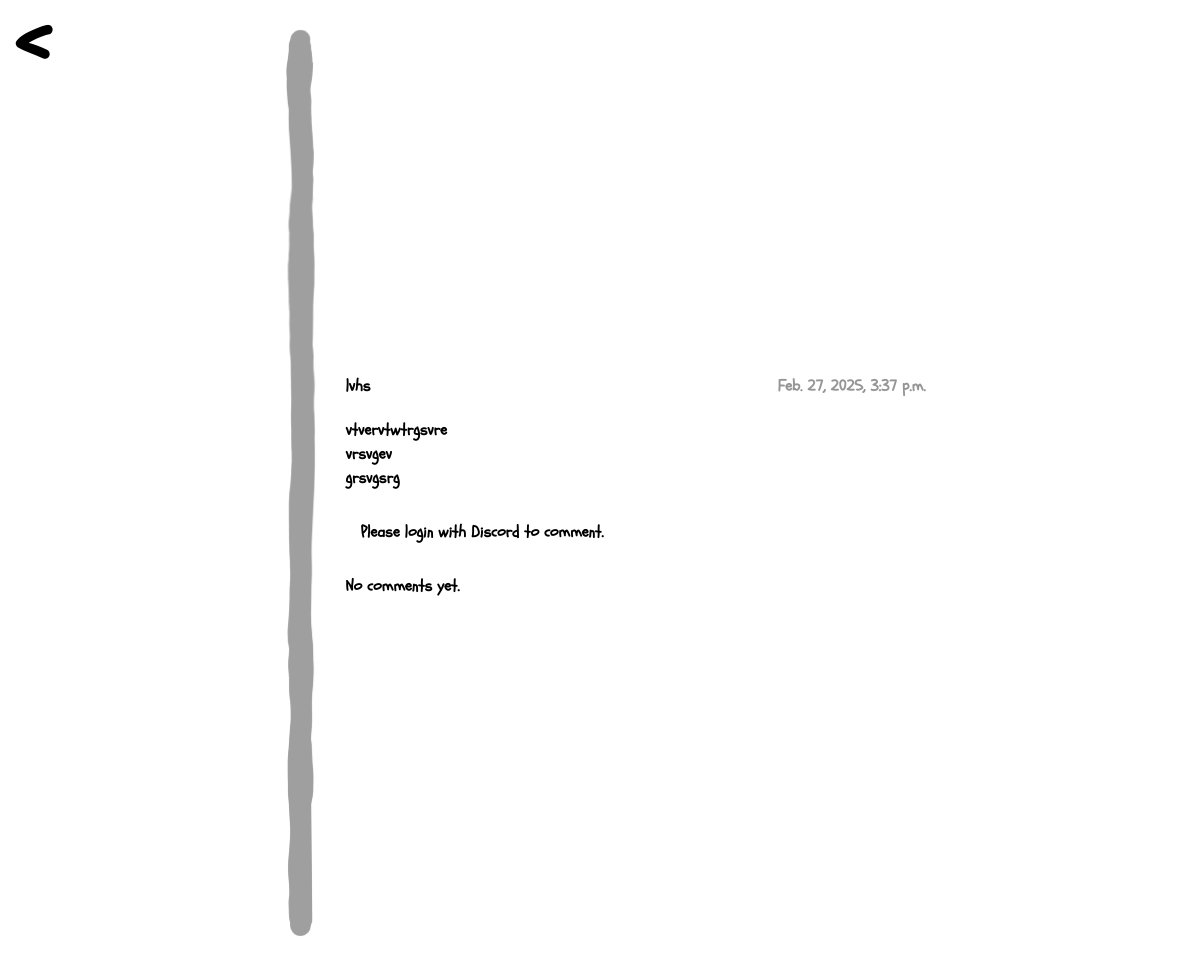
The app's page /12/ with its own data.
### mim/models.py (models this page shows, shortened)
class MIM(models.Model):
    meme_id = models.AutoField(primary_key=True)
    user = models.ForeignKey(User, on_delete=models.CASCADE)
    file = models.FileField(upload_to='memes/')
    uploaded_at = models.DateTimeField(auto_now_add=True)
    likes = models.IntegerField(default=0)
    dislikes = models.IntegerField(default=0)
    description = models.TextField(blank=True, null=True)
    avatar = models.URLField(max_length=200, blank=True, null=True)

### mim/views.py (the view, shortened to what this page needs)
# urls.py: path('<int:meme_id>/', views.meme_detail, name='meme_detail'),
def meme_detail(request, meme_id):
    meme = MIM.objects.get(meme_id=meme_id)
    file_path = meme.file.path
    is_video = meme.file.name.lower().endswith('.mp4')
    width, height = get_meme_dimensions(file_path) if os.path.exists(file_path) else (0, 0)
    format_class = 'square'
    if width > 0 and height > 0:
        aspect_ratio = width / height
        if aspect_ratio > 4:
            format_class = 'wide-low'
        else:
            if aspect_ratio > 1.2:
                format_class = 'horizontal-image'
            elif aspect_ratio < 0.8:
                format_class = 'vertical-image'
            else:
                format_class = 'square'
    if request.method == 'POST':
        if not request.user.is_authenticated:
            return redirect('/login/discord/?next=' + request.path)
        form = CommentForm(request.POST)
        if form.is_valid():
            comment = form.save(commit=False)
            comment.meme = meme
            comment.user = request.user
            try:
                social = request.user.social_auth.filter(provider='discord').first()
                if social:
                    discord_data = social.extra_data
                    user_id = discord_data.get('id')
                    avatar_hash = discord_data.get('avatar')
                    print(f"Discord data: {discord_data}")
                    if user_id and avatar_hash:
                        comment.avatar = f"https://cdn.discordapp.com/avatars/{user_id}/{avatar_hash}.png?size=128"
                    else:
                        comment.avatar = ''
                else:
                    print("No Discord social auth found for user")
                    comment.avatar = ''
            except Exception as e:
                print(f"Error fetching avatar: {e}")
                comment.avatar = ''
            comment.save()
            return redirect('mim:meme_detail', meme_id=meme_id)
    else:
        form = CommentForm()
    comments = Comment.objects.filter(meme=meme).order_by('-created_at')
    return render(request, 'mim/mim_info.html', {'meme': meme, 'format_class': format_class, 'form': form, 'comments': comments})

### mim/views.py (called while the page is built)
def get_meme_dimensions(file_path):
    try:
        if file_path.lower().endswith('.mp4'):
            cap = cv2.VideoCapture(file_path)
            width = int(cap.get(cv2.CAP_PROP_FRAME_WIDTH))
            height = int(cap.get(cv2.CAP_PROP_FRAME_HEIGHT))
            cap.release()
        else:
            with Image.open(file_path) as img:
                width, height = img.size
        return width, height
    except Exception as e:
        logger.error(f"Error getting dimensions for {file_path}: {e}")
        return 0, 0

### mim/templates/mim/mim_info.html (shortened to what this page needs)
{% extends "mim/base.html" %}
{% load static %}
{% block content %}
    <div class="page" id="page">
        <main class="main mim-info">
            <p><a href="{% url 'mim:memes' %}" id="back-to-memes"><</a></p>
            <div class="mim_info">
                <div class="mim-detail-container">
                    {% if meme.file.name|lower|slice:"-4:" == '.mp4' %}
                        <div class="mim-info-mp4 {{ format_class }}">
                            <video autoplay loop muted class="mp4" style="width: 100%; height: 100%;">
                                <source src="{{ meme.file.url }}" type="video/mp4">
                            </video>
                        </div>
                    {% else %}
                        <div class="mim-info-img {{ format_class }}">
                            <img src="{{ meme.file.url }}" alt="can't be loaded" class="img" style="width: 100%; height: 100%;">
                        </div>
                    {% endif %}
                    <div class="meme-info">
                        <div class="info-static">
                            <div class="info-author">
                                <p class="static-author">{{ meme.user.username }}</p>
                                <p class="static-time">{{ meme.uploaded_at }}</p>
                            </div>
                                {% if meme.description %}
                                <div class="description-wrapper">
                                    <p class="description-main-info" id="description-{{ meme.meme_id }}">{{ meme.description|linebreaks }}</p>
                                </div>
                            {% endif %}
                        </div>
                        <div class="pers-comment">
                            {% if user.is_authenticated %}
                            <form method="post" id="comment-form">
                                {% csrf_token %}
                                <input type="text" name="content" placeholder="Write a comment..." class="comment-input" required>
                                <button type="submit" class="post-button">Post</button>
                            </form>
                        {% else %}
                            <p>Please <a href="{% url 'social:begin' 'discord' %}">login with Discord</a> to comment.</p>
                        {% endif %}
                        </div>
                        {% for comment in comments %}
                            <p class="comment-text">
                                {% if comment.avatar %}
                                    <img src="{{ comment.avatar }}" alt="" style="width: 30px; height: 30px; border-radius: 50%; vertical-align: middle;">
                                {% else %}
                                    <img src="{% static 'img/like3.png' %}" alt="" style="width: 30px; height: 30px; vertical-align: middle;">
                                {% endif %}
                                <strong>{{ comment.user.username }}</strong> {{ comment.content }}
                            </p>
                            {% if comment.admin_note %}
                                <p style="color: red; margin-left: 15px; font-size: 12px;">* {{ comment.admin_note }}</p>
                            {% endif %}
                        {% empty %}
                            <p>No comments yet.</p>
                        {% endfor %}
                    </div>
                </div>
            </div>
        </main>
    </div>
{% endblock %}

### static/css/styles.css (style rules this page uses)
*, *::before, *::after { padding: 0; margin: 0; border: 0; box-sizing: border-box; }
body, h1, h2, h3, h4, p, ul[class], ol[class], li, figure, figcaption, blockquote, dl, dd { margin: 0; }
body { scroll-behavior: smooth; text-rendering: optimizeSpeed; line-height: 1.5; }
html, body { height: 100%; }
a:not([class]) { text-decoration-skip-ink: auto; }
img { max-width: 100%; display: block; }
body { font-family: 'main'; font-weight: 700; font-style: normal; }
a { text-decoration: none; color: black; }
.page { min-height: 100%; display: flex; flex-direction: column; }
.main { flex: 1 1 auto; display: flex; justify-content: center; width: 100%; min-height: 100vh; position: relative; }
.description-wrapper { position: relative; }
.mim-detail-container { display: flex; flex-direction: row; align-items: center; justify-content: center; gap: 20px; width: 100%; height: 100%; margin: 0 auto; padding: 20px; }
.mim-info-mp4, .mim-info-img { display: flex; justify-content: center; align-items: center; }
.mim-info-mp4.vertical-video, .mim-info-img.vertical-image { max-width: 1000px; height: auto; object-fit: contain; }
.meme-info { flex: 0 0 50%; display: flex; flex-direction: column; text-align: left; }
.main.mim-info { display: block; }
.mim_info { display: flex; align-items: center; justify-content: center; }

### static/css/comments.css (style rules this page uses)
#back-to-memes { position: absolute; left: 0; top: 0; font-weight: 700; font-size: 80px; line-height: 1; margin-left: 15px; }
.mim-info { display: flex; align-items: center; justify-content: center; height: 100vh; width: 100%; }
.meme-info { display: flex; justify-content: center; width: 100%; height: 100vh; align-items: start; gap: 30px; }
.info-static { display: flex; flex-direction: column; width: 100%; gap: 20px; }
.info-author { display: flex; flex-direction: row; justify-content: space-between; width: 100%; }
.static-author { display: flex; }
.static-time { color: rgb(149, 149, 149); }
.description-wrapper { height: 100%; }
.pers-comment { margin-left: 15px; }

### records on screen
MIM: file (picture), user.username "lvhs", uploaded_at "Feb. 27, 2025, 3:37 p.m.", description "vtvervtwtrgsvre vrsvgev grsvgsrg"
